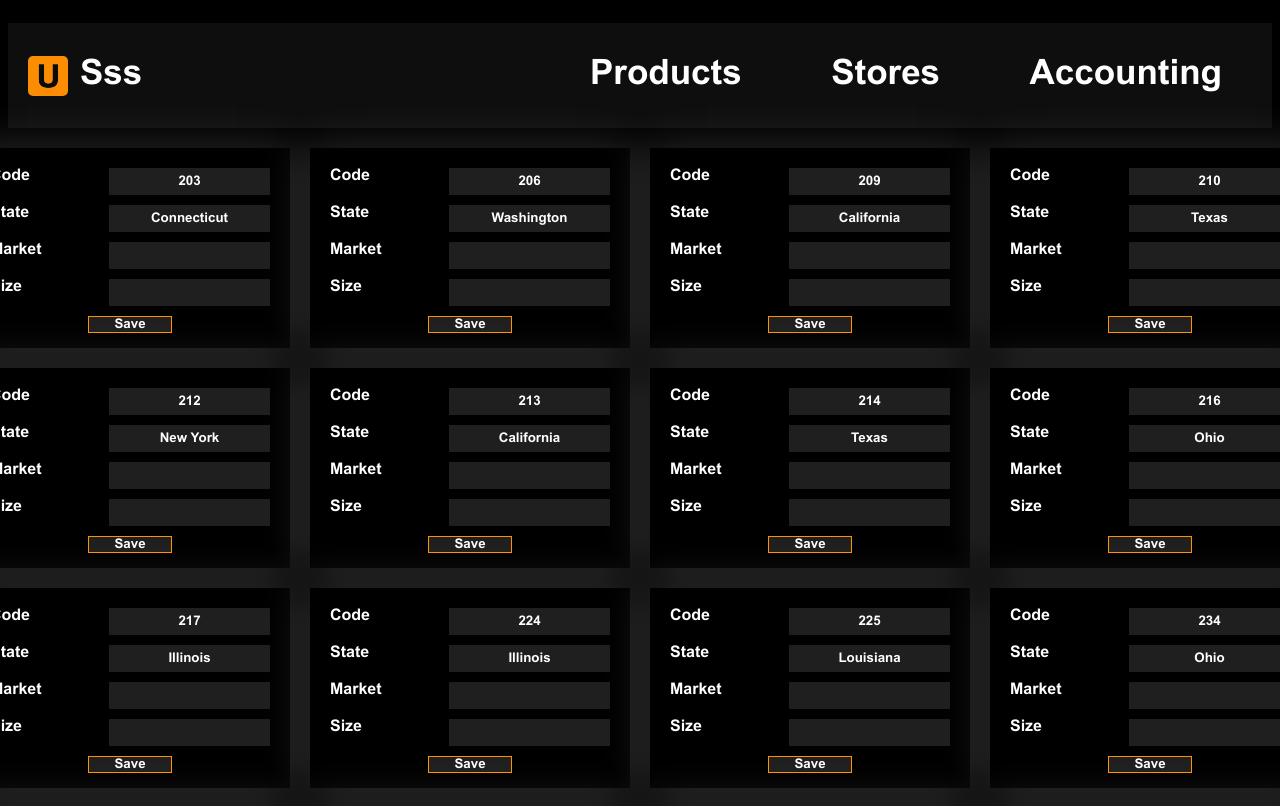
Before: /stores/ (upper part) with the older database file.
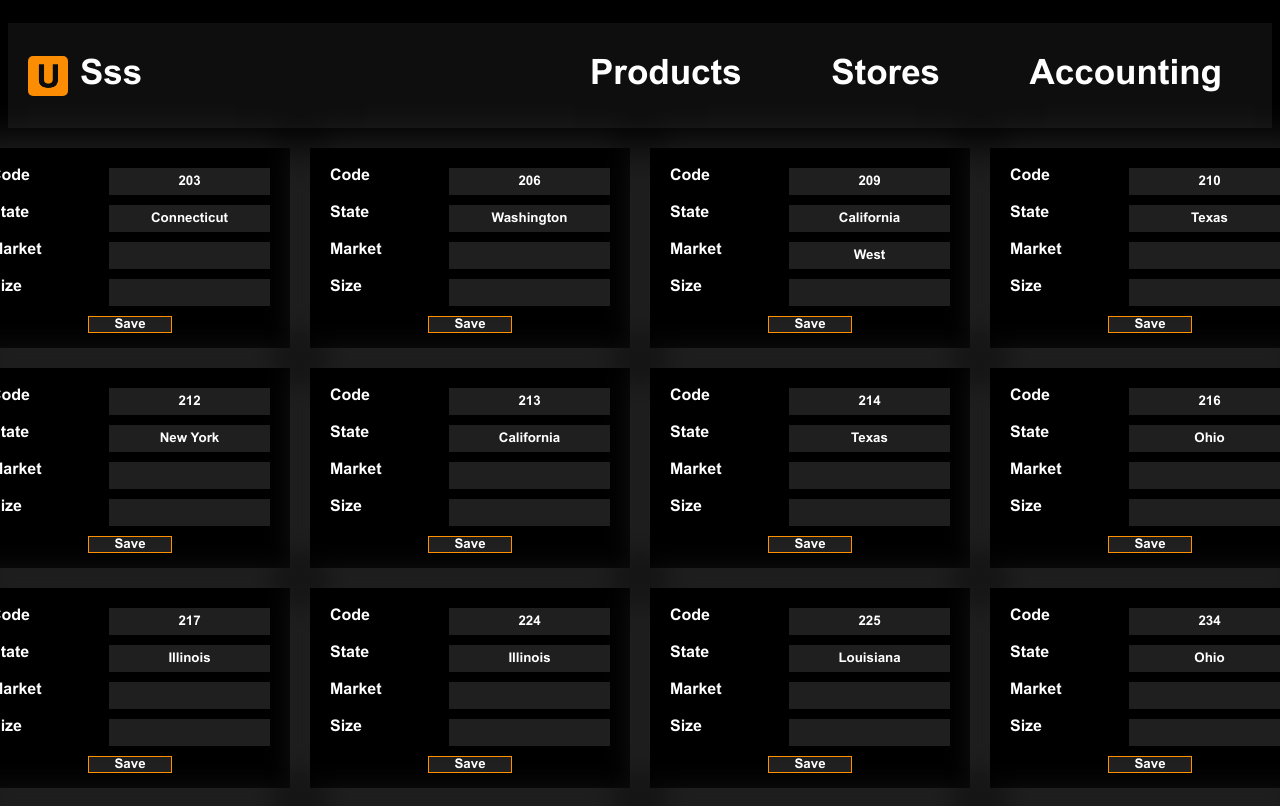
After: the same page with the newer database file.
### store_service/models.py (models this page shows)
class Stores(models.Model):
    state = models.CharField(max_length=15)
    market = models.CharField(max_length=4)
    market_size = models.CharField(max_length=15)
    store_code = models.CharField(max_length=30, null = False, blank = False, unique=True)
    class Meta:
        managed = False
        db_table = 'Stores'

### store_service/views.py (the view)
# urls.py: path('', views.stores_page, name='stores_page'),
def stores_page(request):
    stores = Stores.objects.all()
    return render(request, template_name = 'store_service/stores_page.html', context = {'stores':stores})

### store_service/templates/store_service/stores_page.html (shortened to what this page needs)
{% extends 'base.html' %}
{% load static %}
{% block extra_css %}
    <link rel="stylesheet" href="{% static 'service/css/products_page.css' %}">
{% endblock %}
{% block content %}
    <div class="grid-container">
        {% for store in stores %}
            <div class="card">
                <form action="save/" method="POST">
                <div class="input-container">
                    <label for="store_code_inp">Code</label>
                    <input name="store_code" id="store_code_inp" type="text" value="{{ store.store_code }}">
                </div>
                <div class="input-container">
                    <label for="state_inp">State</label>
                    <input name="state" id="state_inp" type="text" value="{{ store.state }}">
                </div>
                <div class="input-container">
                    <label for="market_inp">Market</label>
                    <input name="market" id="market_inp" type="text" value="{{ store.market }}">
                </div>
                <div class="input-container">
                    <label for="market_size_inp">Size</label>
                    <input name="market_size" id="market_size_inp" type="text" value="{{ store.market_size }}">
                </div>
                <button class="save-btn" type="submit">Save</button>
                </form>
            </div>
        {% endfor %}
    </div>
{% endblock %}

Changed rows visible on the page:
changed Stores: market (not shown) → "West"
